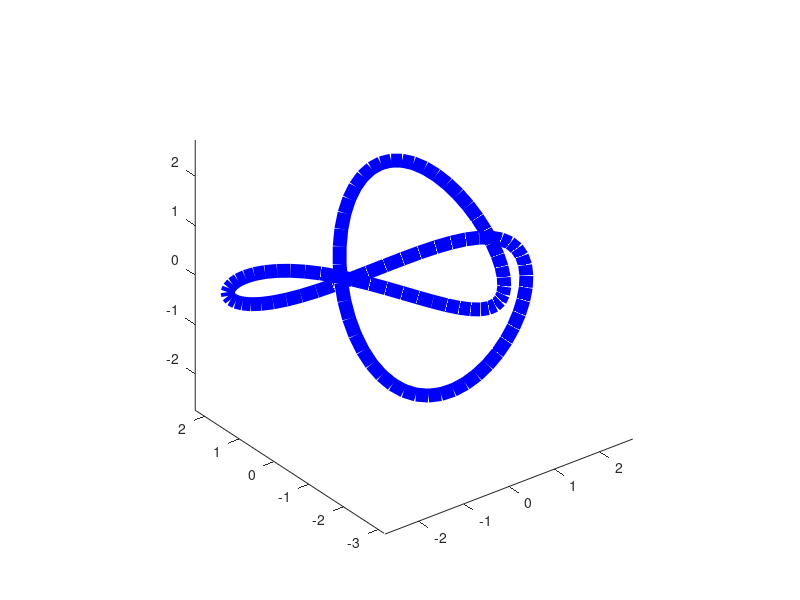

The MATLAB source for this figure:
t = linspace(0, 2*pi, 100);
figure;
plot3(sin(t)+2*sin(2*t),cos(t)-2*cos(2*t),-sin(3*t),'b-','LineWidth',10);
axis equal;
